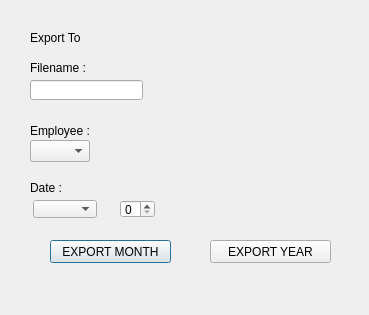
<?xml version="1.0" encoding="UTF-8"?>
<ui version="4.0">
 <class>Dialog</class>
 <widget class="QDialog" name="Dialog">
  <property name="geometry">
   <rect>
    <x>0</x>
    <y>0</y>
    <width>369</width>
    <height>315</height>
   </rect>
  </property>
  <property name="windowTitle">
   <string>Dialog</string>
  </property>
  <widget class="QLabel" name="title_label">
   <property name="geometry">
    <rect>
     <x>30</x>
     <y>30</y>
     <width>111</width>
     <height>16</height>
    </rect>
   </property>
   <property name="styleSheet">
    <string notr="true">background-color:transparent;</string>
   </property>
   <property name="text">
    <string>Export To</string>
   </property>
  </widget>
  <widget class="QLabel" name="filename_label">
   <property name="geometry">
    <rect>
     <x>30</x>
     <y>60</y>
     <width>71</width>
     <height>16</height>
    </rect>
   </property>
   <property name="styleSheet">
    <string notr="true">background-color:transparent;</string>
   </property>
   <property name="text">
    <string>Filename :</string>
   </property>
  </widget>
  <widget class="QLabel" name="employee_label">
   <property name="geometry">
    <rect>
     <x>30</x>
     <y>120</y>
     <width>101</width>
     <height>21</height>
    </rect>
   </property>
   <property name="styleSheet">
    <string notr="true">background-color:transparent;</string>
   </property>
   <property name="text">
    <string>Employee :</string>
   </property>
  </widget>
  <widget class="QLineEdit" name="filename_line">
   <property name="geometry">
    <rect>
     <x>30</x>
     <y>80</y>
     <width>113</width>
     <height>20</height>
    </rect>
   </property>
  </widget>
  <widget class="QPushButton" name="export_month_button">
   <property name="geometry">
    <rect>
     <x>50</x>
     <y>240</y>
     <width>121</width>
     <height>23</height>
    </rect>
   </property>
   <property name="text">
    <string>EXPORT MONTH</string>
   </property>
  </widget>
  <widget class="QPushButton" name="export_year_button">
   <property name="geometry">
    <rect>
     <x>210</x>
     <y>240</y>
     <width>121</width>
     <height>23</height>
    </rect>
   </property>
   <property name="text">
    <string>EXPORT YEAR</string>
   </property>
  </widget>
  <widget class="QSpinBox" name="year">
   <property name="geometry">
    <rect>
     <x>120</x>
     <y>200</y>
     <width>35</width>
     <height>18</height>
    </rect>
   </property>
  </widget>
  <widget class="QComboBox" name="month">
   <property name="geometry">
    <rect>
     <x>33</x>
     <y>200</y>
     <width>64</width>
     <height>18</height>
    </rect>
   </property>
  </widget>
  <widget class="QLabel" name="date_label">
   <property name="geometry">
    <rect>
     <x>30</x>
     <y>180</y>
     <width>71</width>
     <height>16</height>
    </rect>
   </property>
   <property name="styleSheet">
    <string notr="true">background-color:transparent;</string>
   </property>
   <property name="text">
    <string>Date :</string>
   </property>
  </widget>
  <widget class="QComboBox" name="employee_combobox">
   <property name="geometry">
    <rect>
     <x>30</x>
     <y>140</y>
     <width>60</width>
     <height>22</height>
    </rect>
   </property>
  </widget>
 </widget>
 <resources/>
 <connections/>
</ui>
